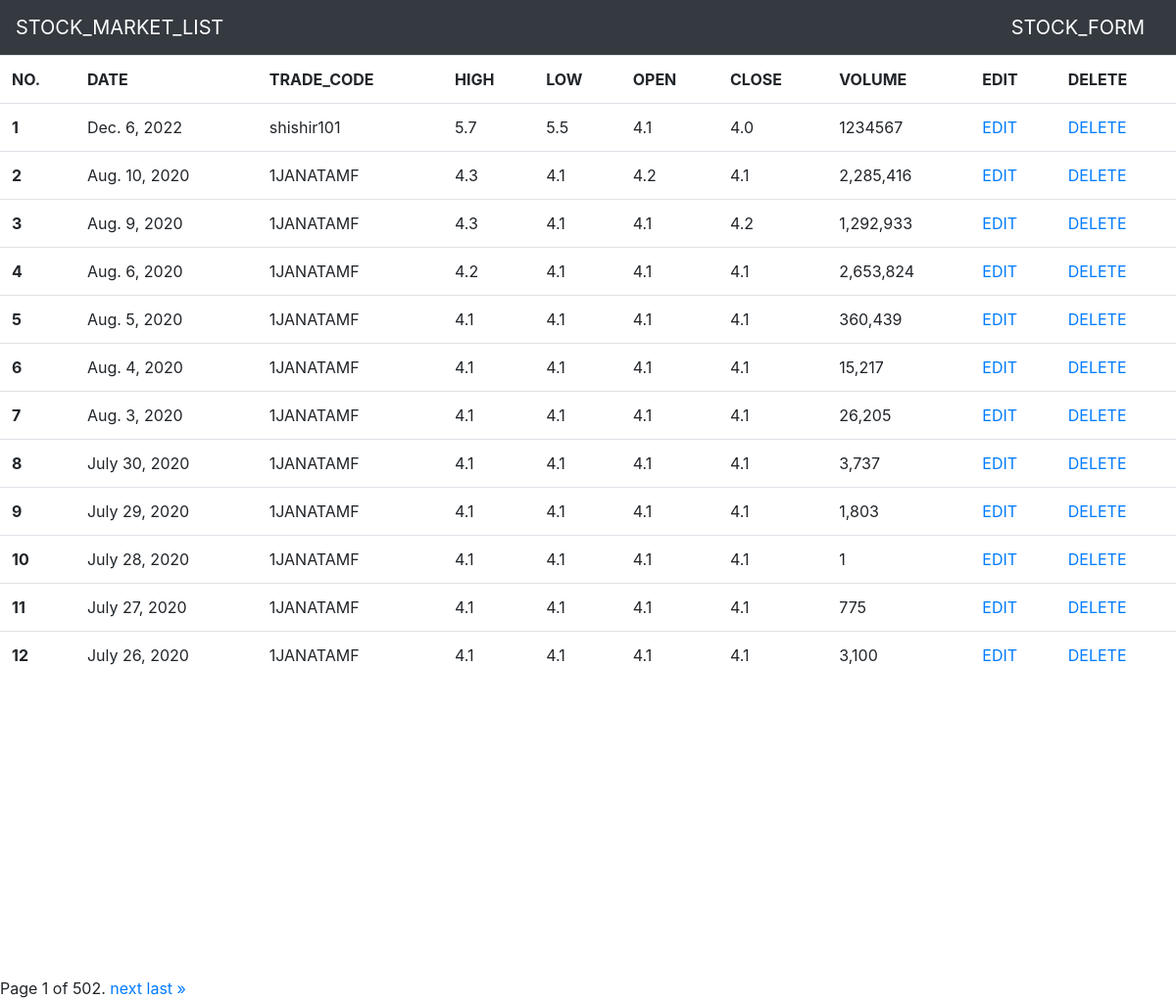
The page / on the database its author committed.
### my_app/models.py (models this page shows, shortened)
class StockMarket(models.Model):
    date = models.DateField(null=True)
    trade_code = models.CharField(null=True, max_length=100)
    high = models.CharField(null=True, max_length=100)
    low = models.CharField(null=True, max_length=100)
    open = models.CharField(null=True, max_length=100)
    close = models.CharField(null=True, max_length=100)
    volume = models.CharField(null=True, max_length=100)

### my_app/views.py (the view)
# urls.py: path('', views.StockMarketList.as_view(), name='stockmarket_list'),
class StockMarketList(generic.ListView):
    template_name ='my_app/StockMarket_list.html'
    queryset = StockMarket.objects.all()
    paginate_by = 12
    ordering = ['id']

### my_app/templates/my_app/StockMarket_list.html (shortened to what this page needs)
{% extends 'my_app/base.html' %}
{% load static %}
{% block content %}
<table class="table">
  <tbody>
    <tr>
      <th scope="col">NO.</th>
      <th scope="col">DATE</th>
      <th scope="col">TRADE_CODE</th>
        <th scope="col">HIGH</th>
      <th scope="col">LOW</th>
      <th scope="col">OPEN</th>
        <th scope="col">CLOSE</th>
      <th scope="col">VOLUME</th>
      <th scope="col">EDIT</th>
      <th scope="col">DELETE</th>
    </tr>
{% for stock in stockmarket_list %}
    <tr>
      <th scope="row">{{ stock.id }}</th>
      <td>{{ stock.date }}</td>
      <td>{{ stock.trade_code }}</td>
        <td>{{ stock.high }}</td>
      <td>{{ stock.low }}</td>
        <td>{{ stock.open }}</td>
      <td>{{ stock.close }}</td>
        <td>{{ stock.volume }}</td>
        <td><a href="{% url 'stock_form_update' stock.id %}">EDIT</a></td>
      <td><a href="{% url 'stock_delete' stock.id %}">DELETE</a></td>
    </tr>
{% endfor %}
      </tbody>
</table>
{% for StockMarket in page_obj %}
    {{ StockMarket.full_name|upper }}<br>
{% endfor %}
<div class="pagination">
    <span class="step-links">
        <span class="current">
            Page {{ page_obj.number }} of {{ page_obj.paginator.num_pages }}.
        </span>
        {% if page_obj.has_next %}
            <a href="?page={{ page_obj.next_page_number }}">next</a>
            <a href="?page={{ page_obj.paginator.num_pages }}">last &raquo;</a>
        {% endif %}
    </span>
</div>
{% endblock content %}

### my_app/templates/my_app/base.html (shortened to what this page needs)
<!doctype html>
{% load static %}
<html lang="en">
  <head>
    <link rel="stylesheet" href="https://stackpath.bootstrapcdn.com/bootstrap/4.5.0/css/bootstrap.min.css">
 </head>
  <body>
    <nav class="navbar navbar-dark bg-dark">
  <a class="navbar-brand" href="{% url 'stockmarket_list' %}">STOCK_MARKET_LIST</a>
        <a class="navbar-brand" href="{% url 'stock_form' %}">STOCK_FORM</a>
</nav>
    {% block content %}
      {% endblock content %}
  </body>
</html>

### rows shown on the page
StockMarket: id "1", date "Dec. 6, 2022", trade_code "shishir101", high "5.7", low "5.5", open "4.1", close "4.0", volume "1234567"
StockMarket: id "2", date "Aug. 10, 2020", trade_code "1JANATAMF", high "4.3", low "4.1", open "4.2", close "4.1", volume "2,285,416"
StockMarket: id "3", date "Aug. 9, 2020", trade_code "1JANATAMF", high "4.3", low "4.1", open "4.1", close "4.2", volume "1,292,933"
StockMarket: id "4", date "Aug. 6, 2020", trade_code "1JANATAMF", high "4.2", low "4.1", open "4.1", close "4.1", volume "2,653,824"
StockMarket: id "5", date "Aug. 5, 2020", trade_code "1JANATAMF", high "4.1", low "4.1", open "4.1", close "4.1", volume "360,439"
StockMarket: id "6", date "Aug. 4, 2020", trade_code "1JANATAMF", high "4.1", low "4.1", open "4.1", close "4.1", volume "15,217"
StockMarket: id "7", date "Aug. 3, 2020", trade_code "1JANATAMF", high "4.1", low "4.1", open "4.1", close "4.1", volume "26,205"
StockMarket: id "8", date "July 30, 2020", trade_code "1JANATAMF", high "4.1", low "4.1", open "4.1", close "4.1", volume "3,737"
StockMarket: id "9", date "July 29, 2020", trade_code "1JANATAMF", high "4.1", low "4.1", open "4.1", close "4.1", volume "1,803"
StockMarket: id "10", date "July 28, 2020", trade_code "1JANATAMF", high "4.1", low "4.1", open "4.1", close "4.1", volume "1"
StockMarket: id "11", date "July 27, 2020", trade_code "1JANATAMF", high "4.1", low "4.1", open "4.1", close "4.1", volume "775"
StockMarket: id "12", date "July 26, 2020", trade_code "1JANATAMF", high "4.1", low "4.1", open "4.1", close "4.1", volume "3,100"

### other values the page prints
{{ page_obj.number }} "1"
{{ page_obj.paginator.num_pages }} "502"
